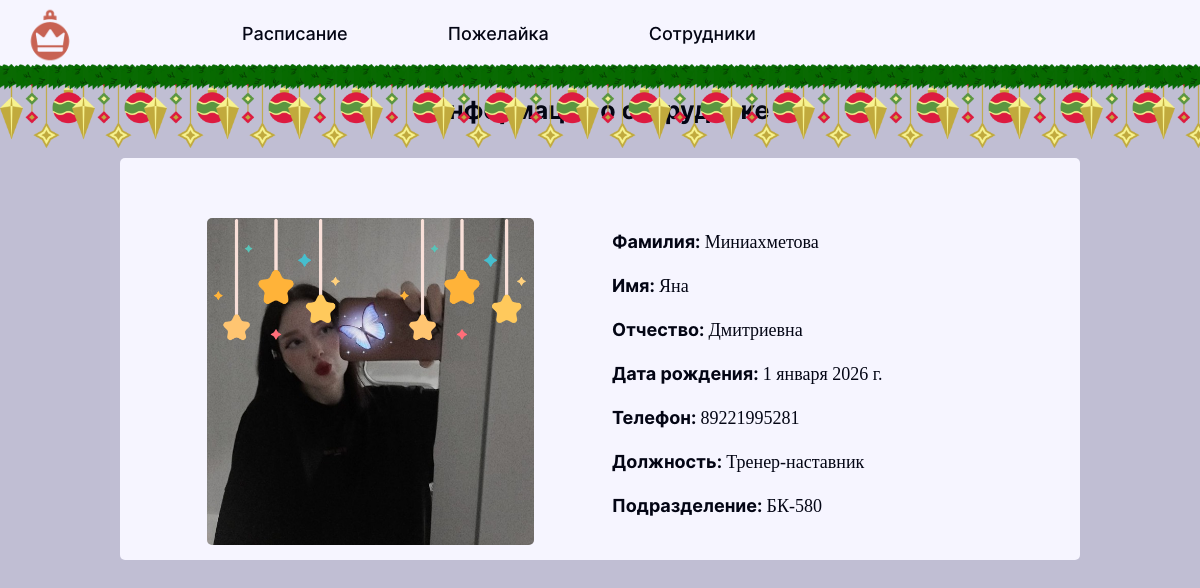
Page /hbr/employers/29 (signed in) on the earlier database version.
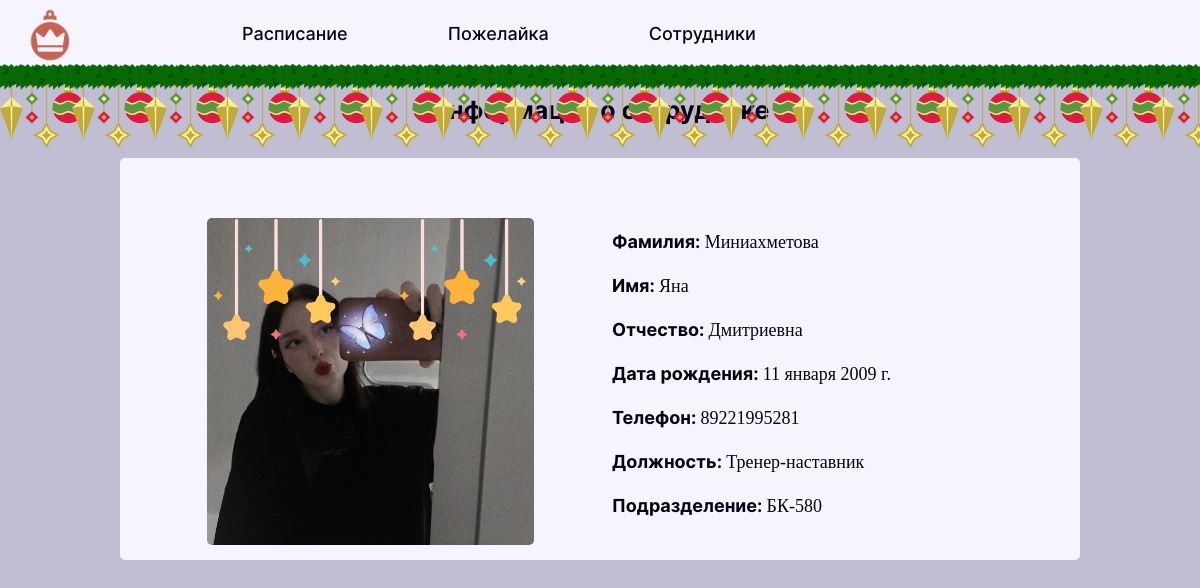
Same page on the later database version.
### aup/models.py (models this page shows, shortened)
class Employers(models.Model):
    surname = models.CharField('Фамилия', max_length=100)
    name = models.CharField('Имя', max_length=100)
    lastname = models.CharField('Отчество', max_length=100, null=True, default='-')
    username = models.CharField('Логин', max_length=100, default='-')
    gender_id = models.ForeignKey('Genders', on_delete=models.CASCADE, null=True, default=None)
    phone = models.CharField('Phone', max_length=100, null=True, default=None)
    password = models.CharField('Пароль', max_length=100)
    photo = models.ImageField(blank=True, upload_to='images', default=None, null=True)
    post_id = models.ForeignKey('Posts', on_delete=models.CASCADE)
    division_id = models.ForeignKey('Divisions', on_delete=models.CASCADE)
    birthday = models.DateField('Дата рождения', default='2000-01-01')
    class Meta:
        verbose_name = 'Сотрудник'
        verbose_name_plural = 'Сотрудники'

class Posts(models.Model):
    post_name = models.CharField('Наименование должности', max_length=50)
    post_code = models.CharField('Код должности', max_length=20, default=None)
    def __str__(self):
        return self.post_name
    class Meta:
        verbose_name = 'Должность'
        verbose_name_plural = 'Должности'

class Divisions(models.Model):
    division_name = models.CharField('Наименование подразделения', max_length=100)
    region = models.CharField('Регион', max_length=100)
    city = models.CharField('Город', max_length=100)
    address = models.CharField('Адрес', max_length=100)
    start_work = models.TimeField('Время начала работы')
    end_work = models.TimeField('Время конца работы')
    is_stop = models.BooleanField('Стоп пожелайки', default=False)
    def __str__(self):
        return self.division_name
    class Meta:
        verbose_name = 'Подразделение'
        verbose_name_plural = 'Подразделения'

### hbr/views.py (the view)
# urls.py: path('employers/<int:pk>', views.Employer_Detail_View.as_view(), name='aup_employer_info'),
class Employer_Detail_View(DetailView):
    model = Employers
    template_name = 'hbr/employer_info.html'
    context_object_name = 'employer'

### hbr/templates/hbr/employer_info.html (shortened to what this page needs)
{% extends 'hbr/layout_2.html' %}
{% load static %}
{% block content %}
    <div class="content text-center profile_content">
        <h1 class="title">Информация о сотруднике</h1>
        <div class="container text-center row profile">
            <div class="container col" style="position: relative;">
                {% if employer.photo %}
                <img src="{% static 'sign_in/img/stars.png' %}" class="photo" style="position: absolute; width: 30%; z-index: 2;">
                <img src="{% static 'sign_in/img/stars.png' %}" class="photo" style="position: absolute; width: 30%; z-index: 2; left: 55%;">
                <img src="{{employer.photo.url}}" class="photo">
                {% else %}
                {% if employer.gender_id.gender_name == 'Мужской' %}
                <img src="{% static 'hbr/img/user.png' %}" class="photo">
                {% else %}
                <img src="{% static 'hbr/img/user (1).png' %}" class="photo">
                {% endif %}
                {% endif %}
            </div>
            <div class="container col profile_info">
                <p class="text"><span style="font-family: 'Inter Bold';">Фамилия: </span>{{ employer.surname }}</p>
                <p class="text"><span style="font-family: 'Inter Bold';">Имя: </span>{{ employer.name }}</p>
                <p class="text"><span style="font-family: 'Inter Bold';">Отчество: </span>{{ employer.lastname }}</p>
                <p class="text"><span style="font-family: 'Inter Bold';">Дата рождения: </span>{{ employer.birthday }}</p>
                <p class="text"><span style="font-family: 'Inter Bold';">Телефон: </span>{% if employer.phone != None %}{{ employer.phone }}{% else %}-{% endif %}</p>
                <p class="text"><span style="font-family: 'Inter Bold';">Должность: </span>{{ employer.post_id }}</p>
                <p class="text"><span style="font-family: 'Inter Bold';">Подразделение: </span>{{ employer.division_id }}</p>
            </div>
        </div>
    </div>
{% endblock%}

### hbr/templates/hbr/layout_2.html (shortened to what this page needs)
{% load static %}
<!DOCTYPE html>
<html lang="en">
<head>
    <link rel="stylesheet" href="https://cdn.jsdelivr.net/npm/bootstrap@5.3.3/dist/css/bootstrap.min.css">
    <link rel="stylesheet" href="{% static 'sign_in/css/main.css' %}">
    <link rel="stylesheet" href="{% static 'sign_in/css/mediaScreen.css' %}">
</head>
<body>
    {% if request.user.is_authenticated %}
    <header class="header_PC">
        <img src="{% static 'sign_in/img/bubbles.png' %}" class="decor PC">
        <img src="{% static 'sign_in/img/bubbles.png' %}" class="decor PC" style="left: 6%;">
        <img src="{% static 'sign_in/img/bubbles.png' %}" class="decor PC"style="left: 12%;">
        <img src="{% static 'sign_in/img/bubbles.png' %}" class="decor PC" style="left: 18%;">
        <img src="{% static 'sign_in/img/bubbles.png' %}" class="decor PC" style="left: 24%;">
        <img src="{% static 'sign_in/img/bubbles.png' %}" class="decor PC" style="left: 30%;">
        <img src="{% static 'sign_in/img/bubbles.png' %}" class="decor PC" style="left: 36%;">
        <img src="{% static 'sign_in/img/bubbles.png' %}" class="decor PC" style="left: 42%;">
        <img src="{% static 'sign_in/img/bubbles.png' %}" class="decor PC" style="left: 48%;">
        <img src="{% static 'sign_in/img/bubbles.png' %}" class="decor PC" style="left: 54%;">
        <img src="{% static 'sign_in/img/bubbles.png' %}" class="decor PC" style="left: 60%;">
        <img src="{% static 'sign_in/img/bubbles.png' %}" class="decor PC" style="left: 66%;">
        <img src="{% static 'sign_in/img/bubbles.png' %}" class="decor PC" style="left: 72%;">
        <img src="{% static 'sign_in/img/bubbles.png' %}" class="decor PC" style="left: 78%;">
        <img src="{% static 'sign_in/img/bubbles.png' %}" class="decor PC" style="left: 84%;">
        <img src="{% static 'sign_in/img/bubbles.png' %}" class="decor PC" style="left: 90%;">
        <img src="{% static 'sign_in/img/bubbles.png' %}" class="decor PC" style="left: 96%;">
        <img src="{% static 'sign_in/img/crown_.png' %}" class="logo">
        <ul class="menu">
            <li class="menu">
                <nav class="nav">
                    <ul class="nav">
                      <li>
                        <span class="nav-title">Расписание</span>
                      </li>
                    </ul>
            </nav>
            </li>
            <li class="menu">
                <nav class="nav">
                    <ul class="nav">
                        <li>
                            <span class="nav-title">Пожелайка</span>
                        </li>
                    </ul>
                </nav>
            </li>
            <li class="menu">
                <nav class="nav">
                    <ul class="nav">
                      <li>
                        <span class="nav-title">Сотрудники</span>
                      </li>
                    </ul>
                </nav>
            </li>
        </ul>
    </header>
    {% block content %}
    {% endblock %}
    {% else %}
    <div class="container text-center error_sign_in">
        <img src="{% static 'sign_in/img/crown.png'%}" class="error_sign_in">
        <h1>Вы не авторизованы в KING Desk.<br>Войдите в аккаунт по <a href="{% url 'sign_in' %}" class="error_sign_in">ссылке</a>. <br>Спасибо, коллега!</h1>
    </div>
    {% endif %}
</body>
</html>

### sign_in/static/sign_in/css/main.css (style rules this page uses)
.decor { position: fixed; z-index: -1; }
.decor.PC { width: 7%; top: 8%; }
body { font-family: 'Inter Bold'; }
header.header_PC { position: fixed; display:none; width: 100%; height: 10%; background: var(--white); margin-top: -75px; z-index: 10; }
body { background: var(--grey); }
img.logo { height: 75%; margin: 5px 0px 0px 20px; }
ul.menu { list-style: none; display: flex; margin: 20px 100px; width: 65%; }
div.content { margin: 75px 0px 100px 0px; display: flex; flex-direction: column; align-items: center; }
div.profile { background: var(--white); margin: 20px 10px; width: 80%; border-radius: 5px; padding: 60px 20px 15px 20px; }
div.profile_info { display: flex; flex-direction: column; align-items: flex-start; justify-content: center; }
p.text, div.text, label.text, input.text, select.text { font-family: 'Inter-Medium'; font-size: 18px; color: var(--dark_blue); }
img.photo { width: 75%; border-radius: 5px; }
h1.title { padding: 20px 0px 5px 0px; color: var(--dark_blue); font-size: 25px; }
.nav li { position: relative; left: -70px; margin: 10px 0px 0px 0px; }
ul.nav { list-style: none; }
.nav { text-decoration: none; color: var(--dark_blue); font-family: 'Inter Medium'; font-size: 18px; margin: -5px 0px 0px 50px; transition: 0.25s; }
:root { --grey: #C0BED3; --orange:#CA6455; --dark_orange:#5D323B; --blue: #1F144E; --dark_blue: #030514; --white: #F6F5FF; }

### sign_in/static/sign_in/css/mediaScreen.css (style rules this page uses)
@media (min-width: 1024px) { header.header_PC { display: flex; } }

Differences in the rows shown:
changed Employers "Миниахметова": birthday "1 января 2026 г." → "11 января 2009 г."
